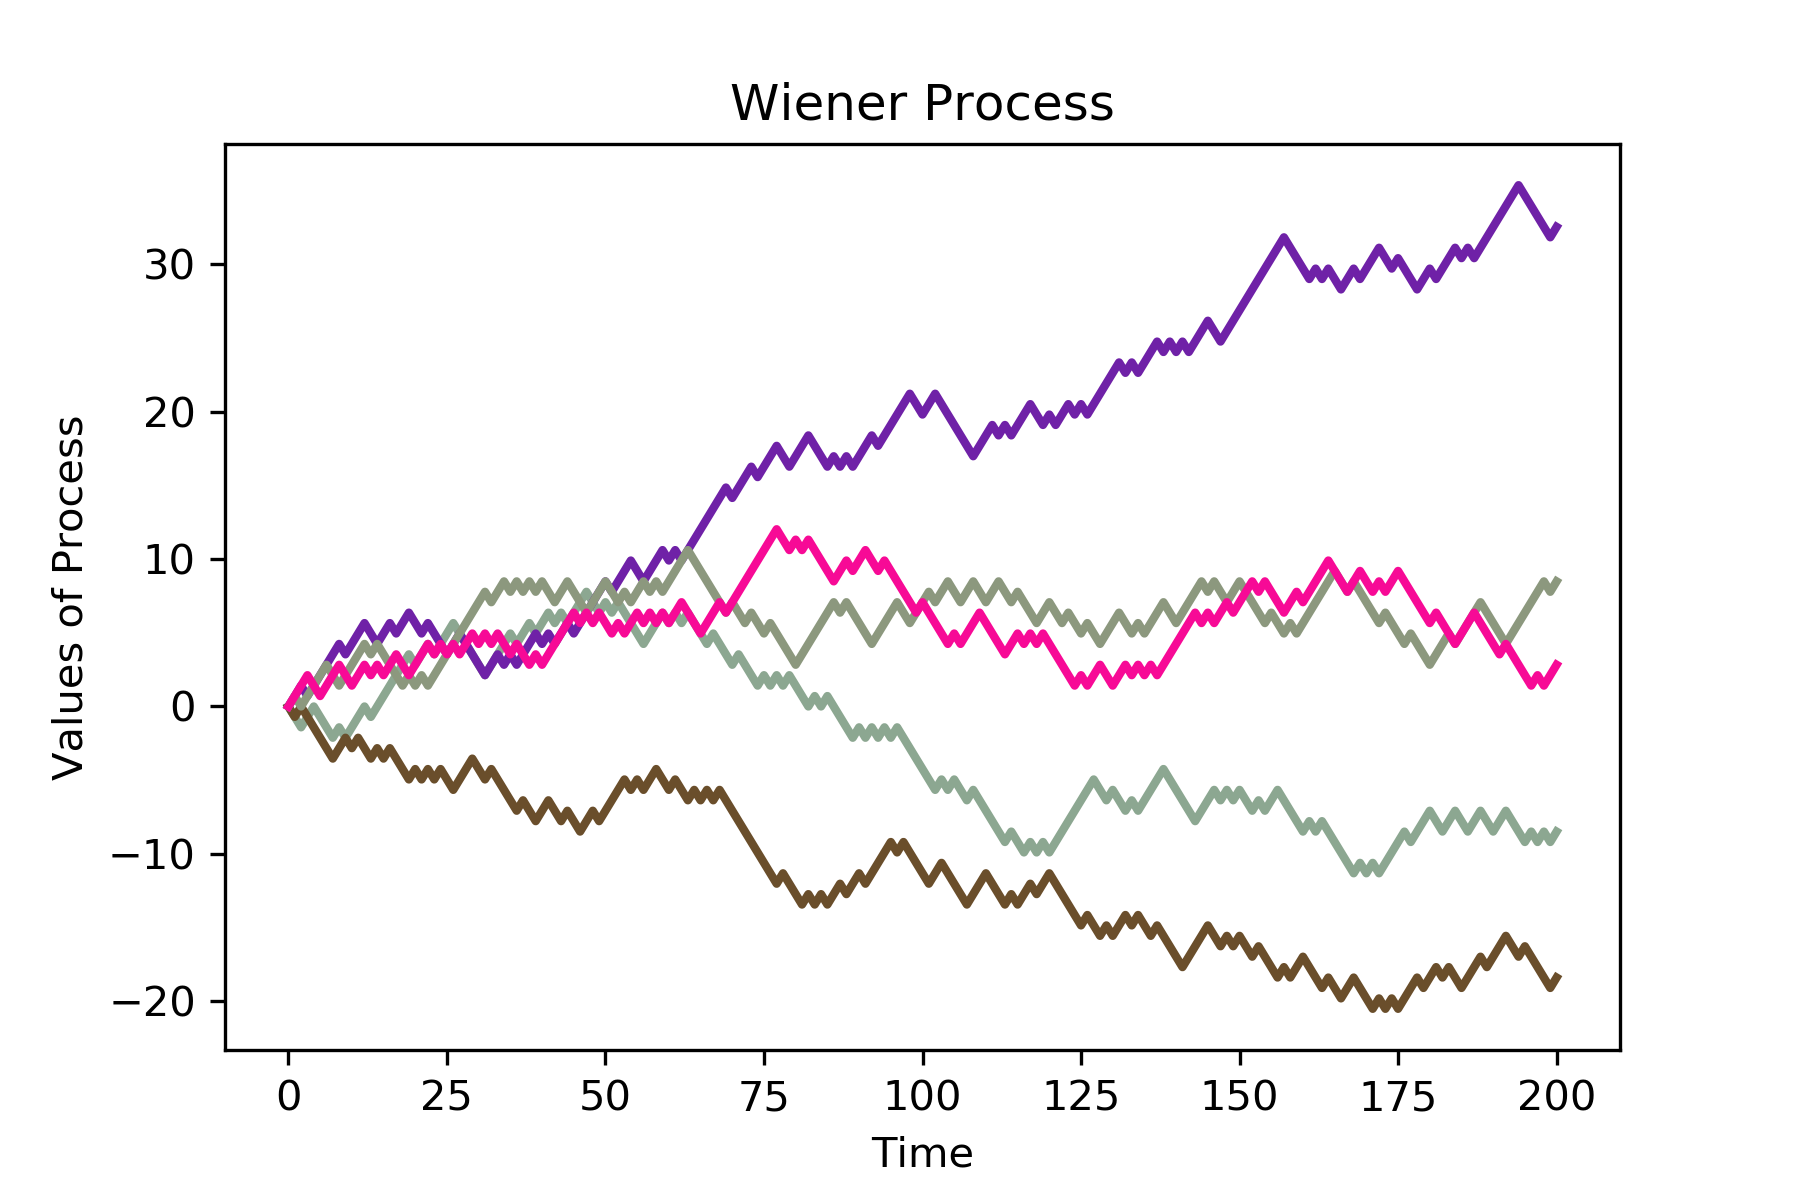

Source code (Python):
import math
import numpy as np
from scipy.stats import uniform
import matplotlib.pyplot as pl
 
# Parameter settings
print("Please input Number of time steps n, Time Step dt, Constant c and Number of paths k. Numbers should be separated with spaces. Default is 200, 0.5, 1 and 5")
para = [float(x) for x in input().split()]    
#para = [200, 0.5, 1, 5]

while len(para) != 4:
    if len(para) == 0:
        para = [200, 0.5, 1, 5]
        break
    print("Not enough or too many input arguments. Please input 4 values")
    para = [float(x) for x in input().split()]
n  = round(para[0])         # number of time steps
dt = para[1]                # time step
c  = para[2]                # constant
k  = round(para[3])         # number of paths

# Main computation
t 	= np.linspace(0, n * dt, n + 1)
z 	= uniform.rvs(size = (n, k))
z 	= 2 * (z > 0.5) - 1           # scale to -1 or 1
z 	= z * c * math.sqrt(dt)       # to get finite and non-zero variance
zz = np.cumsum(z, axis = 0)
x 	= np.append(np.zeros([1, k]), zz, axis=0)

# Output
for i in range(k):
    pl.plot(x[:, i], color = (uniform.rvs(random_state = i), uniform.rvs(random_state = i + 1000), uniform.rvs(random_state = i + 2000)), linewidth = 2)  
pl.xlabel("Time") 
pl.ylabel("Values of Process")
pl.title("Wiener Process")
